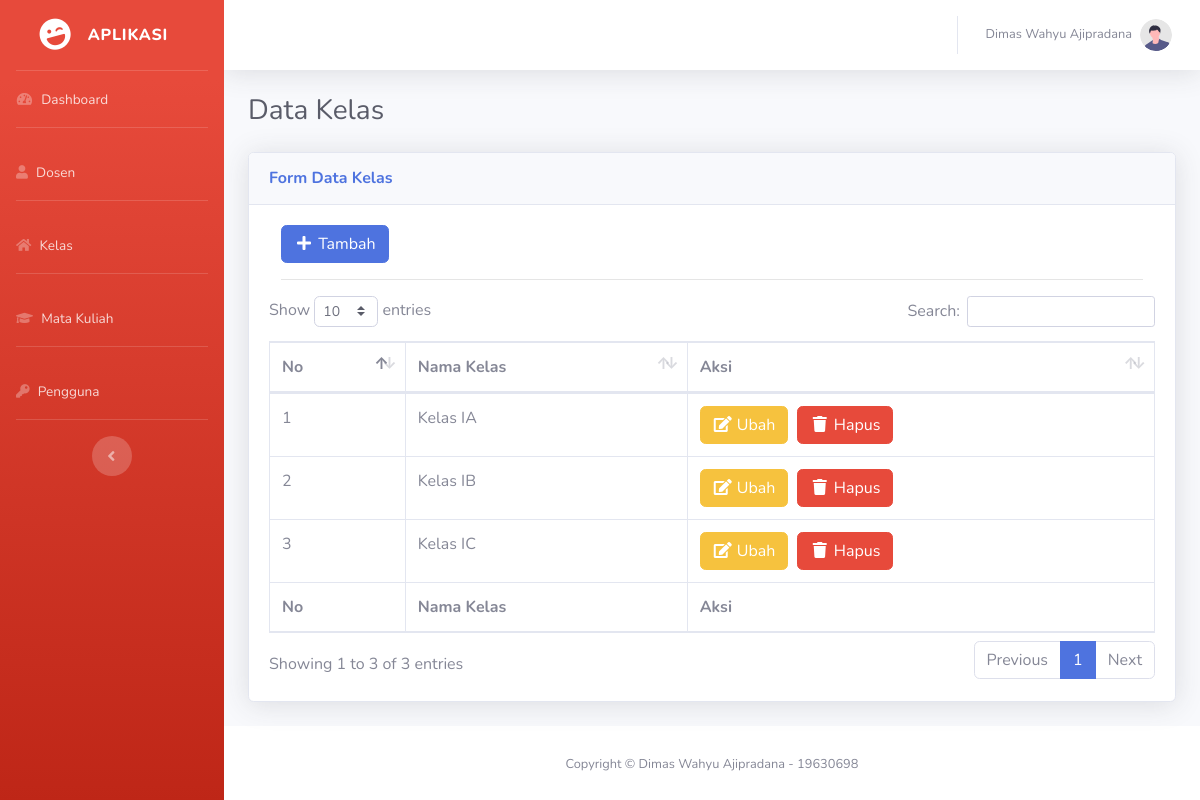
Page /kelas.php (signed in) on the committed database.
### tables this page shows
CREATE TABLE IF NOT EXISTS `pengguna` (
`id_pengguna` int(11) NOT NULL,
  `nama_pengguna` varchar(100) NOT NULL,
  `user` varchar(100) NOT NULL,
  `pass` varchar(100) NOT NULL
);

CREATE TABLE IF NOT EXISTS `kelas` (
`id_kelas` int(11) NOT NULL,
  `nama_kelas` varchar(100) NOT NULL
);

CREATE TABLE IF NOT EXISTS `profil` (
`id` int(11) NOT NULL,
  `nama_aplikasi` varchar(100) NOT NULL,
  `nama_profil` varchar(100) NOT NULL,
  `nomor_profil` varchar(100) NOT NULL
);

### config/profil.php (called while the page is built, shortened)
<?php
$query_profil = mysqli_query($link, "select * from profil");
$data_profil = mysqli_fetch_array($query_profil);
$nama_profil = $data_profil['nama_profil'];
$nomor_profil = $data_profil['nomor_profil'];

### pages/center-kelas.php (the view, shortened to what this page needs)
<div class="container-fluid">
    <h1 class="h3 mb-4 text-gray-800"><?= $judul; ?></h1>
    <div class="card shadow mb-4">
        <div class="card-header py-3">
            <h6 class="m-0 font-weight-bold text-primary"><?= $judul_form; ?></h6>
        </div>
        <div class="card-body">
            <div class="col-12">
                <button type="button" class="btn btn-primary" title="Tambah" data-toggle="modal" data-target="#tambah"><i class="fa fa-fw fa-plus"></i> Tambah</button>
                <hr />
            </div>
            <div class=" table-responsive">
                <table class="table table-bordered" id="dataTable" width="100%" cellspacing="0">
                    <thead>
                        <tr>
                            <th>No</th>
                            <th>Nama Kelas</th>
                            <th>Aksi</th>
                        </tr>
                    </thead>
                    <tfoot>
                        <tr>
                            <th>No</th>
                            <th>Nama Kelas</th>
                            <th>Aksi</th>
                        </tr>
                    </tfoot>
                    <tbody>
                        <?php
                        $no = 1;
                        $query_kelas = mysqli_query($link, "select * from kelas order by id_kelas asc");
                        if (mysqli_num_rows($query_kelas) > 0) {
                            while ($data_kelas = mysqli_fetch_array($query_kelas)) {
                                $id_kelas = $data_kelas['id_kelas'];
                                $nama_kelas = $data_kelas['nama_kelas'];
                        ?>
                                <tr>
                                    <td><?= $no; ?></td>
                                    <td><?= $nama_kelas; ?></td>
                                    <td><a href="#" title="Ubah" data-toggle="modal" data-target="#ubah<?php echo $id_kelas; ?>"><button type="button" class="btn btn-warning "><i class="fa fa-fw fa-edit"></i> Ubah</button></a>&nbsp;&nbsp;<a href="proses/proses-kelas.php?s=<?php echo $id_kelas; ?>" title="Hapus" onclick="return confirm('Apakah anda yakin ingin menghapus data <?php echo $nama_kelas; ?>?')"><button type="button" class="btn btn-danger "><i class="fa fa-fw fa-trash"></i> Hapus </button></a></td>
                                </tr>
                        <?php $no++;
                            }
                        }
                        ?>
                    </tbody>
                </table>
            </div>
        </div>
    </div>
</div>

### templates/topnavbar.php (shortened to what this page needs)
<nav class="navbar navbar-expand navbar-light bg-white topbar mb-4 static-top shadow">
    <ul class="navbar-nav ml-auto">
        <li class="nav-item dropdown no-arrow">
            <a class="nav-link dropdown-toggle" href="#" id="userDropdown" role="button" data-toggle="dropdown" aria-haspopup="true" aria-expanded="false">
                <span class="mr-2 d-none d-lg-inline text-gray-600 small"><?= $nama_penggunalogin; ?></span>
                <img class="img-profile rounded-circle" src="assets/img/undraw_profile.svg">
            </a>
        </li>
    </ul>
</nav>

### templates/footer.php (shortened to what this page needs)
<footer class="sticky-footer bg-white">
    <div class="container my-auto">
        <div class="copyright text-center my-auto">
            <span>Copyright &copy; <?= $nama_profil . ' - ' . $nomor_profil; ?></span>
        </div>
    </div>
</footer>
</div>
</div>
</body>
</html>

### rows in the picture
pengguna: nama_pengguna "Dimas Wahyu Ajipradana"
kelas: nama_kelas "Kelas IA"
kelas: nama_kelas "Kelas IB"
kelas: nama_kelas "Kelas IC"
profil: nama_profil "Dimas Wahyu Ajipradana", nomor_profil "19630698"

### other values in the picture
$judul "Data Kelas"
$judul_form "Form Data Kelas"
